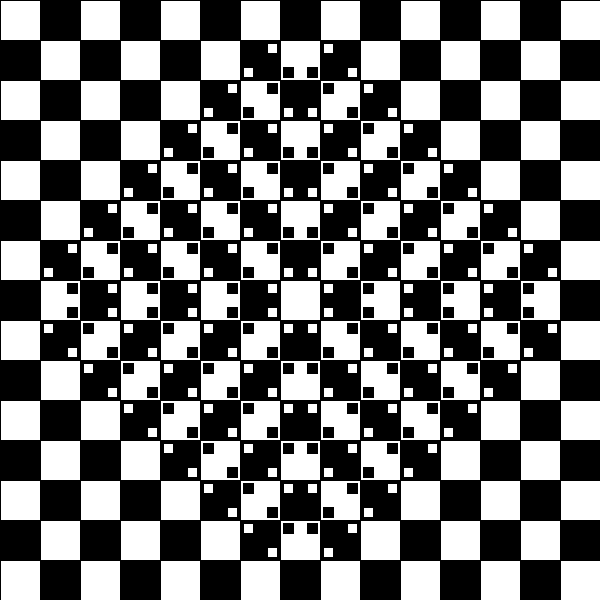
Frame 1 (no input)
Frame 60 (the mouse pressed at the canvas centre just before this capture): identical to frame 1, image omitted
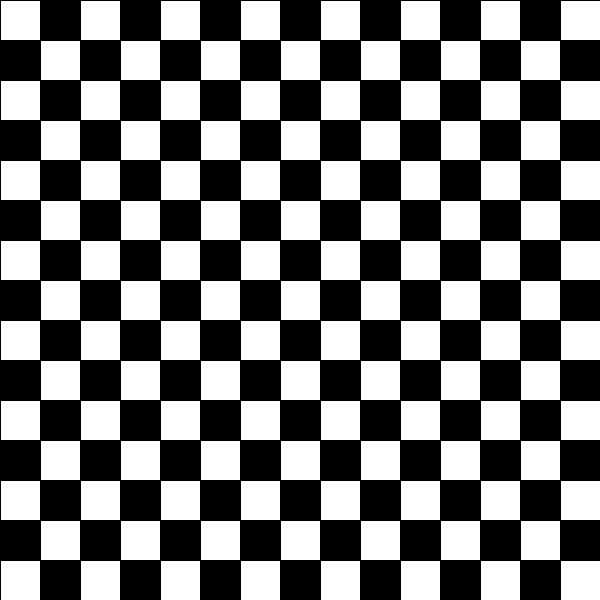
Frame 120 (the mouse held since frame 60 and released just before this capture)

The Processing sketch that drew these frames (run headless with seeded random() and noise(); from frame 60 on, the mouse is pressed at the canvas centre):

// Processing sketch: checkerboard_bulge
// ── checkerboard_bulge.pde
// http://www.ritsumei.ac.jp/~akitaoka/index-e.html
// https://www.openprocessing.org/sketch/230956

int tileSize;
boolean customizable;
int[] matrix;

void setup( ) {
  size( 600, 600 );
  tileSize = 40; // for a 11x11 matrix
  customizable = true;
  matrix = new int[]{
    0, 0, 0, 0, 0, 0, 0, 0, 0, 0, 0, 0, 0, 0, 0,
    0, 0, 0, 0, 0, 0, 1, 5, 2, 0, 0, 0, 0, 0, 0,
    0, 0, 0, 0, 0, 1, 1, 5, 2, 2, 0, 0, 0, 0, 0,
    0, 0, 0, 0, 1, 1, 1, 5, 2, 2, 2, 0, 0, 0, 0,
    0, 0, 0, 1, 1, 1, 1, 5, 2, 2, 2, 2, 0, 0, 0,
    0, 0, 1, 1, 1, 1, 1, 5, 2, 2, 2, 2, 2, 0, 0,
    0, 1, 1, 1, 1, 1, 1, 5, 2, 2, 2, 2, 2, 2, 0,
    0, 6, 6, 6, 6, 6, 6, 0, 4, 4, 4, 4, 4, 4, 0,
    0, 2, 2, 2, 2, 2, 2, 3, 1, 1, 1, 1, 1, 1, 0,
    0, 0, 2, 2, 2, 2, 2, 3, 1, 1, 1, 1, 1, 0, 0,
    0, 0, 0, 2, 2, 2, 2, 3, 1, 1, 1, 1, 0, 0, 0,
    0, 0, 0, 0, 2, 2, 2, 3, 1, 1, 1, 0, 0, 0, 0,
    0, 0, 0, 0, 0, 2, 2, 3, 1, 1, 0, 0, 0, 0, 0,
    0, 0, 0, 0, 0, 0, 2, 3, 1, 0, 0, 0, 0, 0, 0,
    0, 0, 0, 0, 0, 0, 0, 0, 0, 0, 0, 0, 0, 0, 0
  };
}

void draw( ) {
  boolean w = true;
  int index = 0;
  for( int i = 0; i < width; i += tileSize ) {
    for( int j = 0; j < height; j += tileSize ) {
      if( matrix[ index ] == 0 )
      {
        drawSingleTile( w, false, i, j, 0, tileSize );
      }
      else
      {
        drawSingleTile( w, customizable, i, j, matrix[ index ], tileSize );
      }
      w = !w;
      index++;
    }
  }  
}

void mousePressed( ) {
  customizable = false;
}

void mouseReleased( ) {
  customizable = true;
}

/**
*    Types:
*    1 - +---+  2 - +---+  3 - +---+  4 - +---+  5 - +---+  6 - +---+ 
*        |  *|      |*  |      |* *|      |*  |      |   |      |  *|          
*        |*  |      |  *|      |   |      |*  |      |* *|      |  *| 
*        +---+      +---+      +---+      +---+      +---+      +---+
**/
void drawSingleTile( boolean isWhite, boolean customizable, int row, int col, int type, int tileSize ) {
  color tileColor = bgColor( isWhite ); 
  rectMode( CORNER );
  fill( tileColor );
  rect( col, row, tileSize, tileSize );
  if( customizable ) {
    int miniSize = 10;
    int[] coords = getMiniCoords( row, col, type );
    pushMatrix( );    
    color miniTile = bgColor( !isWhite );
    fill( miniTile );
    rectMode( CENTER );
    rect( coords[ 0 ], coords[ 1 ], miniSize, miniSize );
    rect( coords[ 2 ], coords[ 3 ], miniSize, miniSize );
    popMatrix( );     
  }
}

int[] getMiniCoords( int row, int col, int type ) {
  int x1 = 0, x2 = 0, y1 = 0, y2 = 0;
    switch ( type ){
      case 1:
        x1 = col + ( tileSize * 80 / 100 );
        y1 = row + ( tileSize * 20 / 100 );
        x2 = col + ( tileSize * 20 / 100 );
        y2 = row +( tileSize * 80 / 100 );
        break;
      case 2:
        x1 = col + ( tileSize * 20 / 100 );
        y1 = row + ( tileSize * 20 / 100 );
        x2 = col + ( tileSize * 80 / 100 );
        y2 = row + ( tileSize * 80 / 100 );
        break;
      case 3:
        x1 = col + ( tileSize * 20 / 100 );
        y1 = row + ( tileSize * 20 / 100 );
        x2 = col + ( tileSize * 80 / 100 );
        y2 = row + ( tileSize * 20 / 100 );
        break;
      case 4:
        x1 = col + ( tileSize * 20 / 100 );
        y1 = row + ( tileSize * 20 / 100 );
        x2 = col + ( tileSize * 20 / 100 );
        y2 = row + ( tileSize * 80 / 100 );
        break;      
      case 5:
        x1 = col + ( tileSize * 20 / 100 );
        y1 = row + ( tileSize * 80 / 100 );
        x2 = col + ( tileSize * 80 / 100 );
        y2 = row + ( tileSize * 80 / 100 );
        break;
      case 6:
        x1 = col + ( tileSize * 80 / 100 );
        y1 = row + ( tileSize * 20 / 100 );
        x2 = col + ( tileSize * 80 / 100 );
        y2 = row + ( tileSize * 80 / 100 );
        break;
    }
    return new int[]{ x1, y1, x2, y2 };    
}

color bgColor( boolean isWhite ) {
  return ( isWhite ) ? color( 255 ) : color( 0 );
}
